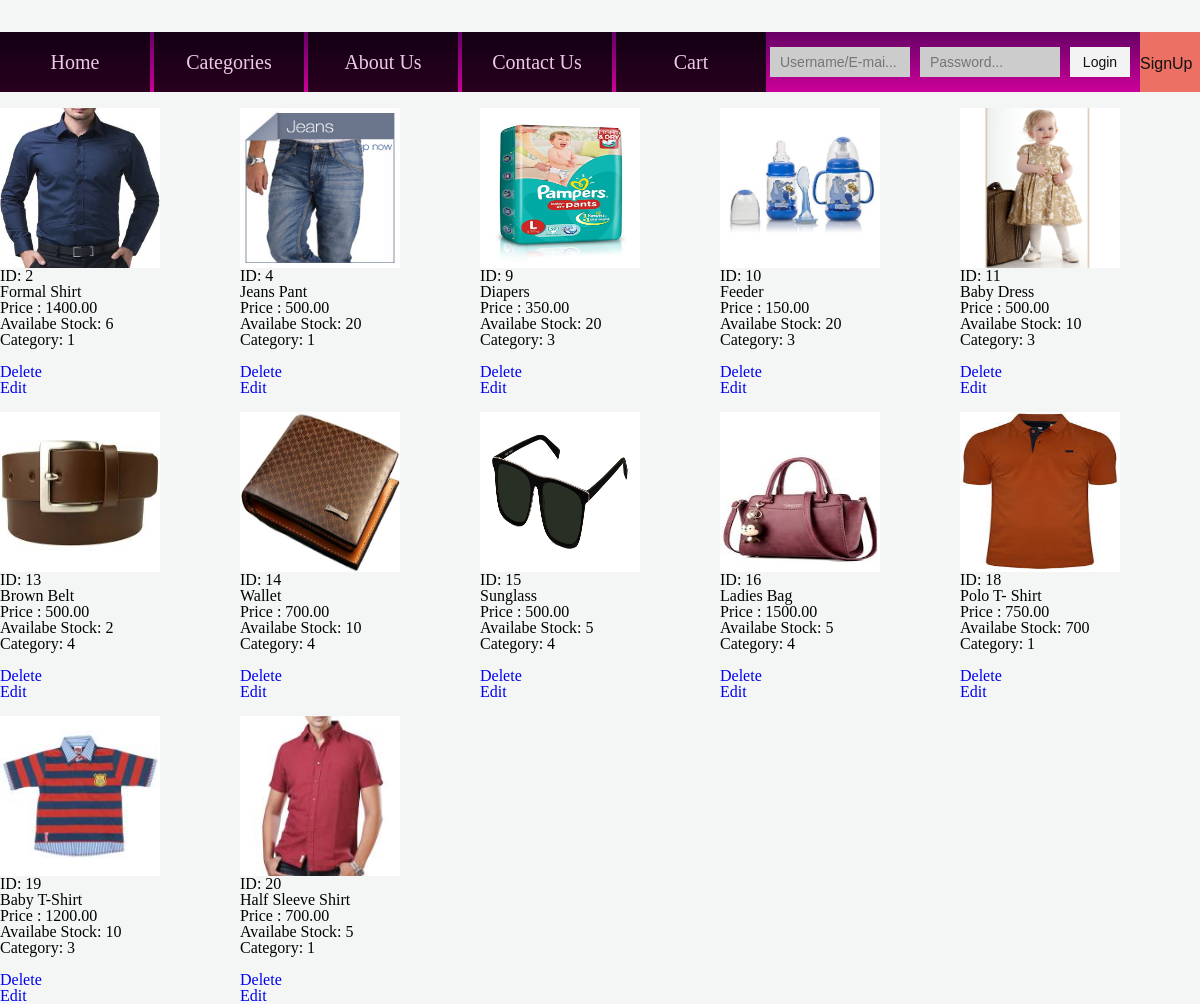
The page /buybuzz/products.php on the database its author committed.
### tables this page shows
CREATE TABLE `products` (
  `p_id` int(11) NOT NULL,
  `p_name` varchar(100) NOT NULL,
  `p_price` decimal(6,2) DEFAULT NULL,
  `p_img` varchar(500) DEFAULT NULL,
  `p_quantity` int(3) DEFAULT NULL,
  `cate_id` varchar(3) DEFAULT NULL
);

### buybuzz/products.php (the view, shortened to what this page needs)
<?php
 require 'header.php';
 $sql2 = "SELECT* from products order by p_id asc";
 $result2 = mysqli_query($connection, $sql2);
 $resultCheck2 = mysqli_num_rows($result2);
 ?>
<?php
for($i=0;$i<$resultCheck2;$i++)
{
	 $data= mysqli_fetch_assoc($result2);
?>
		<div class="column">
			<br>
			<img height="160" width="160" src="img/<?php echo $data['p_img']?>" title="<?php echo $pname[$i]?>">
			<br><?php echo "ID: "; echo $data['p_id']; ?>
			<br><?php echo $data['p_name'] ?>
			<br><?php echo "Price : "; echo $data['p_price'] ?>
			<br><?php echo "Availabe Stock: "; echo $data['p_quantity']?>
			<br><?php echo "Category: "; echo $data['cate_id']?>
			<br><br>
			<?php echo "<td><a href=\"del_product.inc.php?id={$data['p_id']}\">Delete</a></td>";?>
			<br>
			<?php echo "<td><a href=\"edit_product.inc.php?id={$data['p_id']}&Pname={$data['p_name']}&Price={$data['p_price']}&stock={$data['p_quantity']}&category={$data['cate_id']}\">Edit </a></td>";?>
		</div>
<?php
}
?>

### buybuzz/header.php (shortened to what this page needs)
<!DOCTYPE html>
<html>
<head>
	<link rel="stylesheet" type="text/css" href="style.css">
</head>
<body>
	<menu class="all-menu-bar">
		<div class="menu_bar" align="center">
			<ul class="list">
				<li><a href="index.php"> Home </a></li>
							<li><a> Categories</a>
				</li>
				<li><a href="#"> About Us</a></li>
				<li><a > Contact Us</a>
				</li>
				<li><a href="cart.php"> Cart</a></li>
			</ul>
		</div>
	</menu>
	<header>
		<nav>
			<div class="main-warpper">
				<div class="nav-login">
					<?php
						if (isset($_SESSION['userId'])) {
							echo '
						<form action="logout.inc.php" method="post">
							<button type="submit" name="logout-submit"> Logout </button>
						</form>';
						}
						else{
							echo '<form action="login.inc.php" method="post">
							<input type="text" name="mailuid" placeholder="Username/E-mai...">
							<input type="password" name="pwd" placeholder="Password...">
							<button type="submit" name="login-submit">Login</button>
						</form>
						<a href="signup.php">SignUp</a>
						</div>';
						}
					?>
			</div>
		</nav>
	</header>

### buybuzz/style.css (style rules this page uses)
html, body, div, span, object, iframe, h1, h2, h3, h4, h5, h6, p, blockquote, pre, abbr, address, cite, code, del, dfn, em, img, ins, kbd, q, samp, small, strong, sub, sup, var, b, i, dl, dt, dd, ol, ul, li, fieldset, form, label, legend, table, caption, tbody, tfoot, thead, tr, th, td, article, aside, canvas, details, figcaption, figure, footer, header, hgroup, menu, nav, section, summary, time, mark, audio, video { margin:0; padding:0; border:0; outline:0; font-size:100%; vertical-align:baseline; background:transparent; }
body { line-height:1; }
html, body { height: 100%; width: 100%; }
article,aside,details,figcaption,figure, footer,header,hgroup,menu,nav,section { display:block; }
a { margin:0; padding:0; font-size:100%; vertical-align:baseline; background:transparent; }
input, select { vertical-align:middle; }
a { text-decoration: none; }
body { background-color: #F4F6F6; }
header nav { width: 100%; height: 60px; background: linear-gradient(to top, #cc0099 0%, #660066 100%); }
header .nav-login { float: right; }
header .nav-login form { float: left; padding-top: 15px; }
header .nav-login form input { float: left; width: 140px; height: 30px; padding: 0px 10px; margin-right: 10px; border:none; background-color: #ccc; font-family: arial; font-size:14px; color: #111; line-height: 30px; }
header .nav-login form button { float: left; width: 60px; height: 30px; margin-right: 10px; border:none; background-color: #f3f3f3; font-family: arial; font-size:14px; color: #111; cursor: pointer; }
header .nav-login a { display: block; width:60px; height: 60px; border:none; float: left; background-color: #EC7063; font-family: arial; font-size:16px; color: #111; line-height:63px; cursor: pointer; }
.menu_bar { background-color: black; line-height:20px; }
.menu_bar ul { margin:0px; padding:0px; list-style: none; color: white; }
.list li { float:left; width: 150px; height: 30px; padding: 15px 0; background-color: black; opacity:.8; line-height: 30px; text-align: center; font-size: 20px; margin-right:4px; }
.list li a { text-decoration:none; color:white; display:block; }
.column { float: left; width: 20%; }

### rows shown on the page
products: p_img (picture), p_id "2", p_name "Formal Shirt", p_price "1400.00", p_quantity "6", cate "1"
products: p_img (picture), p_id "4", p_name "Jeans Pant", p_price "500.00", p_quantity "20", cate "1"
products: p_img (picture), p_id "9", p_name "Diapers", p_price "350.00", p_quantity "20", cate "3"
products: p_img (picture), p_id "10", p_name "Feeder", p_price "150.00", p_quantity "20", cate "3"
products: p_img (picture), p_id "11", p_name "Baby Dress", p_price "500.00", p_quantity "10", cate "3"
products: p_img (picture), p_id "13", p_name "Brown Belt", p_price "500.00", p_quantity "2", cate "4"
products: p_img (picture), p_id "14", p_name "Wallet", p_price "700.00", p_quantity "10", cate "4"
products: p_img (picture), p_id "15", p_name "Sunglass", p_price "500.00", p_quantity "5", cate "4"
products: p_img (picture), p_id "16", p_name "Ladies Bag", p_price "1500.00", p_quantity "5", cate "4"
products: p_img (picture), p_id "18", p_name "Polo T- Shirt", p_price "750.00", p_quantity "700", cate "1"
products: p_img (picture), p_id "19", p_name "Baby T-Shirt", p_price "1200.00", p_quantity "10", cate "3"
products: p_img (picture), p_id "20", p_name "Half Sleeve Shirt", p_price "700.00", p_quantity "5", cate "1"
